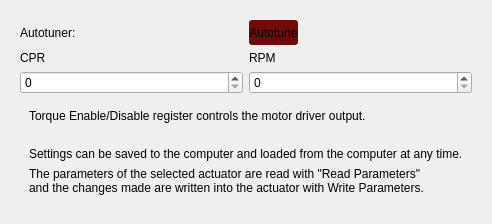
             <widget class="QWidget" name="configuration_tab">
              <property name="cursor">
               <cursorShape>ArrowCursor</cursorShape>
              </property>
              <property name="styleSheet">
               <string notr="true"/>
              </property>
              <attribute name="title">
               <string>Configuration</string>
              </attribute>
              <layout class="QVBoxLayout" name="verticalLayout_5">
               <item>
                <widget class="QWidget" name="configuration_widget" native="true">
                 <layout class="QVBoxLayout" name="verticalLayout_7">
                  <item>
                   <widget class="QWidget" name="configuration_autotune_widget" native="true">
                    <property name="maximumSize">
                     <size>
                      <width>16777215</width>
                      <height>16777215</height>
                     </size>
                    </property>
                    <layout class="QHBoxLayout" name="horizontalLayout_15">
                     <property name="leftMargin">
                      <number>0</number>
                     </property>
                     <property name="topMargin">
                      <number>0</number>
                     </property>
                     <property name="rightMargin">
                      <number>0</number>
                     </property>
                     <property name="bottomMargin">
                      <number>0</number>
                     </property>
                     <item alignment="Qt::AlignLeft">
                      <widget class="QLabel" name="configuration_autotune_label">
                       <property name="text">
                        <string>Autotuner:</string>
                       </property>
                      </widget>
                     </item>
                     <item alignment="Qt::AlignLeft">
                      <widget class="QPushButton" name="configuration_autotune_pushButton">
                       <property name="minimumSize">
                        <size>
                         <width>0</width>
                         <height>25</height>
                        </size>
                       </property>
                       <property name="maximumSize">
                        <size>
                         <width>100</width>
                         <height>16777215</height>
                        </size>
                       </property>
                       <property name="cursor">
                        <cursorShape>PointingHandCursor</cursorShape>
                       </property>
                       <property name="styleSheet">
                        <string notr="true">QPushButton {
background-color: rgb(111, 11, 11);
border-radius: 3px;
}
QPushButton:hover {
background-color: rgb(26, 95, 180);
}
QPushButton:pressed {
background-color: rgb(98, 160, 234);
}</string>
                       </property>
                       <property name="text">
                        <string>Autotune</string>
                       </property>
                      </widget>
                     </item>
                    </layout>
                   </widget>
                  </item>
                  <item>
                   <widget class="QWidget" name="configuration_cpr_widget" native="true">
                    <property name="maximumSize">
                     <size>
                      <width>16777215</width>
                      <height>16777215</height>
                     </size>
                    </property>
                    <layout class="QGridLayout" name="gridLayout_6">
                     <property name="leftMargin">
                      <number>0</number>
                     </property>
                     <property name="topMargin">
                      <number>0</number>
                     </property>
                     <property name="rightMargin">
                      <number>0</number>
                     </property>
                     <property name="bottomMargin">
                      <number>0</number>
                     </property>
                     <item row="1" column="0">
                      <widget class="QSpinBox" name="configuration_cpr_spinBox">
                       <property name="maximum">
                        <number>10000</number>
                       </property>
                      </widget>
                     </item>
                     <item row="0" column="1">
                      <widget class="QLabel" name="configuration_rpm_label">
                       <property name="text">
                        <string>RPM</string>
                       </property>
                      </widget>
                     </item>
                     <item row="1" column="1">
                      <widget class="QSpinBox" name="configuration_rpm_spinBox">
                       <property name="maximum">
                        <number>10000</number>
                       </property>
                      </widget>
                     </item>
                     <item row="0" column="0">
                      <widget class="QLabel" name="configuration_cpr_label">
                       <property name="text">
                        <string>CPR</string>
                       </property>
                      </widget>
                     </item>
                    </layout>
                   </widget>
                  </item>
                  <item>
                   <widget class="QWidget" name="configuration_torque_widget" native="true">
                    <property name="minimumSize">
                     <size>
                      <width>0</width>
                      <height>0</height>
                     </size>
                    </property>
                    <property name="maximumSize">
                     <size>
                      <width>16777215</width>
                      <height>50</height>
                     </size>
                    </property>
                    <layout class="QGridLayout" name="gridLayout_5">
                     <item row="1" column="1">
                      <widget class="QPushButton" name="configuration_on_off_button">
                       <property name="styleSheet">
                        <string notr="true">    QPushButton {
        background-color: transparent;
        border: none;
        image: url(/home/bobamosfett/Desktop/SMDGUI/off-button.png);
    }
    QPushButton:checked {
        image: url(/home/bobamosfett/Desktop/SMDGUI/on-button.png);
    }</string>
                       </property>
                       <property name="text">
                        <string/>
                       </property>
                       <property name="icon">
                        <iconset resource="images/images.qrc">
                         <normaloff>:/images/off-button.png</normaloff>:/images/off-button.png</iconset>
                       </property>
                       <property name="iconSize">
                        <size>
                         <width>45</width>
                         <height>45</height>
                        </size>
                       </property>
                       <property name="checkable">
                        <bool>true</bool>
                       </property>
                      </widget>
                     </item>
                     <item row="1" column="0">
                      <widget class="QLabel" name="configuration_torque_enable_label">
                       <property name="text">
                        <string>Torque Enable/Disable register controls the motor driver output.</string>
                       </property>
                      </widget>
                     </item>
                    </layout>
                   </widget>
                  </item>
                  <item>
                   <widget class="QWidget" name="configuration_info_widget" native="true">
                    <layout class="QVBoxLayout" name="verticalLayout_11">
                     <item>
                      <widget class="QLabel" name="configuration_info_label">
                       <property name="text">
                        <string>Settings can be saved to the computer and loaded from the computer at any time.</string>
                       </property>
                      </widget>
                     </item>
                     <item>
                      <widget class="QLabel" name="configuration_info_label_2">
                       <property name="text">
                        <string>The parameters of the selected actuator are read with &quot;Read Parameters&quot; 
and the changes made are written into the actuator with Write Parameters.</string>
                       </property>
                      </widget>
                     </item>
                    </layout>
                   </widget>
                  </item>
                 </layout>
                </widget>
               </item>
              </layout>
             </widget>
